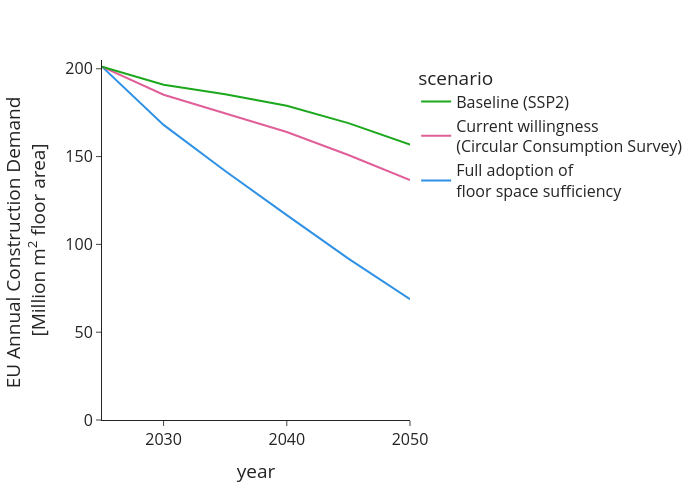

The code cell stored with this chart in its notebook:
### Code cell
data = mat.drop('SSP2-NUTS-BLD-CCS-dwn-uniform', axis=0, level=1).groupby(level=[1,2]).sum(numeric_only=True).floor_new_Mm2.reset_index()
data = data.replace({'SSP2-NUTS-BLD':'Baseline (SSP2)', 'SSP2-NUTS-BLD-DLS':'Full adoption of <br>floor space sufficiency', 'SSP2-NUTS-BLD-CCS-dwn':'Current willingness <br>(Circular Consumption Survey)'})
data = data.sort_values(['scenario', 'year'], ascending=False)
fig = px.line(data, x="year", y="floor_new_Mm2", color="scenario", labels={"floor_new_Mm2":"EU Annual Construction Demand <br>[Million m<sup>2</sup> floor area]", 'variable':'Land use type', 'index':'year'}, template='simple_white', 
             color_discrete_sequence=px.colors.qualitative.Dark24)
fig.update_layout(width=700, height=500, legend={'traceorder': 'reversed'}, font=dict(size=16)) 
fig.update_yaxes(range=[0, 205]) 
fig.update_xaxes(range=[2025, 2050]) 
fig.write_image('plots/line_floor_new_SSP2-NUTS-BLD_Willing_DLS.svg')
fig.write_image('plots/line_floor_new_SSP2-NUTS-BLD_Willing_DLS.png')
fig.show()

### Figure 1 — Plotly figure (JSON) as saved in the notebook; plotly's stock layout.template omitted (floating-point values rounded to 4 significant figures)
{"data": [{"hovertemplate": "scenario=Full adoption of <br>floor space sufficiency<br>year=%{x}<br>EU Annual Construction Demand <br>[Million m<sup>2</sup> floor area]=%{y}<extra></extra>", "legendgroup": "Full adoption of <br>floor space sufficiency", "line": {"color": "#2E91E5", "dash": "solid"}, "marker": {"symbol": "circle"}, "mode": "lines", "name": "Full adoption of <br>floor space sufficiency", "orientation": "v", "showlegend": true, "type": "scatter", "x": [2050, 2045, 2040, 2035, 2030, 2025], "xaxis": "x", "y": [68.8, 91.91, 116.7, 141.8, 168.1, 201.2], "yaxis": "y"}, {"hovertemplate": "scenario=Current willingness <br>(Circular Consumption Survey)<br>year=%{x}<br>EU Annual Construction Demand <br>[Million m<sup>2</sup> floor area]=%{y}<extra></extra>", "legendgroup": "Current willingness <br>(Circular Consumption Survey)", "line": {"color": "#E15F99", "dash": "solid"}, "marker": {"symbol": "circle"}, "mode": "lines", "name": "Current willingness <br>(Circular Consumption Survey)", "orientation": "v", "showlegend": true, "type": "scatter", "x": [2050, 2045, 2040, 2035, 2030, 2025], "xaxis": "x", "y": [136.6, 150.9, 164.0, 174.8, 185.2, 201.2], "yaxis": "y"}, {"hovertemplate": "scenario=Baseline (SSP2)<br>year=%{x}<br>EU Annual Construction Demand <br>[Million m<sup>2</sup> floor area]=%{y}<extra></extra>", "legendgroup": "Baseline (SSP2)", "line": {"color": "#1CA71C", "dash": "solid"}, "marker": {"symbol": "circle"}, "mode": "lines", "name": "Baseline (SSP2)", "orientation": "v", "showlegend": true, "type": "scatter", "x": [2060, 2055, 2050, 2045, 2040, 2035, 2030, 2025], "xaxis": "x", "y": [135.5, 144.6, 156.9, 169.1, 178.9, 185.5, 190.9, 201.2], "yaxis": "y"}], "layout": {"font": {"size": 16}, "height": 500, "legend": {"title": {"text": "scenario"}, "tracegroupgap": 0, "traceorder": "reversed"}, "margin": {"t": 60}, "width": 700, "xaxis": {"anchor": "y", "domain": [0, 1], "range": [2025, 2050], "title": {"text": "year"}}, "yaxis": {"anchor": "x", "domain": [0, 1], "range": [0, 205], "title": {"text": "EU Annual Construction Demand <br>[Million m<sup>2</sup> floor area]"}}}}
